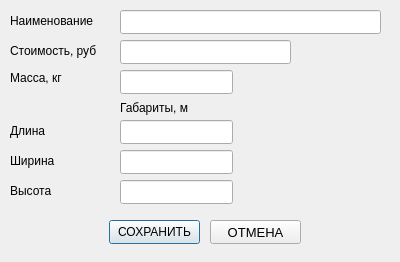
<?xml version="1.0" encoding="UTF-8"?>
<ui version="4.0">
 <class>addpartDialog</class>
 <widget class="QDialog" name="addpartDialog">
  <property name="geometry">
   <rect>
    <x>0</x>
    <y>0</y>
    <width>400</width>
    <height>262</height>
   </rect>
  </property>
  <property name="windowTitle">
   <string>ДОБАВИТЬ ЗАПАСНУЮ ЧАСТЬ В ГРУППУ</string>
  </property>
  <widget class="QLabel" name="label">
   <property name="geometry">
    <rect>
     <x>10</x>
     <y>10</y>
     <width>101</width>
     <height>21</height>
    </rect>
   </property>
   <property name="text">
    <string>Наименование</string>
   </property>
  </widget>
  <widget class="QLabel" name="label_2">
   <property name="geometry">
    <rect>
     <x>10</x>
     <y>40</y>
     <width>101</width>
     <height>21</height>
    </rect>
   </property>
   <property name="text">
    <string>Стоимость, руб</string>
   </property>
  </widget>
  <widget class="QLabel" name="label_3">
   <property name="geometry">
    <rect>
     <x>10</x>
     <y>70</y>
     <width>58</width>
     <height>16</height>
    </rect>
   </property>
   <property name="text">
    <string>Масса, кг</string>
   </property>
  </widget>
  <widget class="QLabel" name="label_4">
   <property name="geometry">
    <rect>
     <x>120</x>
     <y>100</y>
     <width>91</width>
     <height>16</height>
    </rect>
   </property>
   <property name="text">
    <string>Габариты, м</string>
   </property>
  </widget>
  <widget class="QLabel" name="label_5">
   <property name="geometry">
    <rect>
     <x>10</x>
     <y>120</y>
     <width>58</width>
     <height>21</height>
    </rect>
   </property>
   <property name="text">
    <string>Длина</string>
   </property>
  </widget>
  <widget class="QLabel" name="label_6">
   <property name="geometry">
    <rect>
     <x>10</x>
     <y>150</y>
     <width>58</width>
     <height>21</height>
    </rect>
   </property>
   <property name="text">
    <string>Ширина</string>
   </property>
  </widget>
  <widget class="QLabel" name="label_7">
   <property name="geometry">
    <rect>
     <x>10</x>
     <y>180</y>
     <width>58</width>
     <height>21</height>
    </rect>
   </property>
   <property name="text">
    <string>Высота</string>
   </property>
  </widget>
  <widget class="QLineEdit" name="le_name">
   <property name="geometry">
    <rect>
     <x>120</x>
     <y>10</y>
     <width>261</width>
     <height>24</height>
    </rect>
   </property>
  </widget>
  <widget class="QLineEdit" name="le_price">
   <property name="geometry">
    <rect>
     <x>120</x>
     <y>40</y>
     <width>171</width>
     <height>24</height>
    </rect>
   </property>
  </widget>
  <widget class="QLineEdit" name="le_mass">
   <property name="geometry">
    <rect>
     <x>120</x>
     <y>70</y>
     <width>113</width>
     <height>24</height>
    </rect>
   </property>
  </widget>
  <widget class="QLineEdit" name="le_length">
   <property name="geometry">
    <rect>
     <x>120</x>
     <y>120</y>
     <width>113</width>
     <height>24</height>
    </rect>
   </property>
  </widget>
  <widget class="QLineEdit" name="le_width">
   <property name="geometry">
    <rect>
     <x>120</x>
     <y>150</y>
     <width>113</width>
     <height>24</height>
    </rect>
   </property>
  </widget>
  <widget class="QLineEdit" name="le_hight">
   <property name="geometry">
    <rect>
     <x>120</x>
     <y>180</y>
     <width>113</width>
     <height>24</height>
    </rect>
   </property>
  </widget>
  <widget class="QPushButton" name="pb_save_part">
   <property name="geometry">
    <rect>
     <x>109</x>
     <y>220</y>
     <width>91</width>
     <height>24</height>
    </rect>
   </property>
   <property name="text">
    <string>СОХРАНИТЬ</string>
   </property>
  </widget>
  <widget class="QPushButton" name="pb_cancel_part">
   <property name="geometry">
    <rect>
     <x>210</x>
     <y>220</y>
     <width>91</width>
     <height>24</height>
    </rect>
   </property>
   <property name="font">
    <font>
     <pointsize>10</pointsize>
    </font>
   </property>
   <property name="text">
    <string>ОТМЕНА</string>
   </property>
  </widget>
 </widget>
 <resources/>
 <connections>
  <connection>
   <sender>pb_cancel_part</sender>
   <signal>released()</signal>
   <receiver>addpartDialog</receiver>
   <slot>reject()</slot>
   <hints>
    <hint type="sourcelabel">
     <x>255</x>
     <y>231</y>
    </hint>
    <hint type="destinationlabel">
     <x>199</x>
     <y>130</y>
    </hint>
   </hints>
  </connection>
  <connection>
   <sender>pb_save_part</sender>
   <signal>released()</signal>
   <receiver>addpartDialog</receiver>
   <slot>onSavePartClicked()</slot>
   <hints>
    <hint type="sourcelabel">
     <x>154</x>
     <y>231</y>
    </hint>
    <hint type="destinationlabel">
     <x>199</x>
     <y>130</y>
    </hint>
   </hints>
  </connection>
 </connections>
 <slots>
  <slot>onSavePartClicked()</slot>
 </slots>
</ui>
